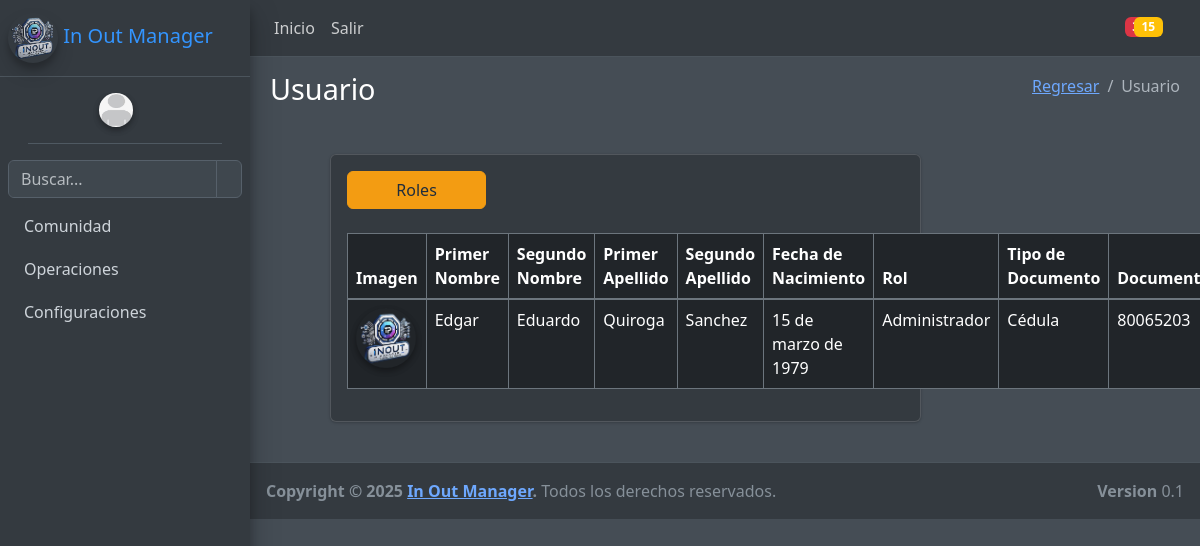
The app's page /comunidad/usuarios/, older data.
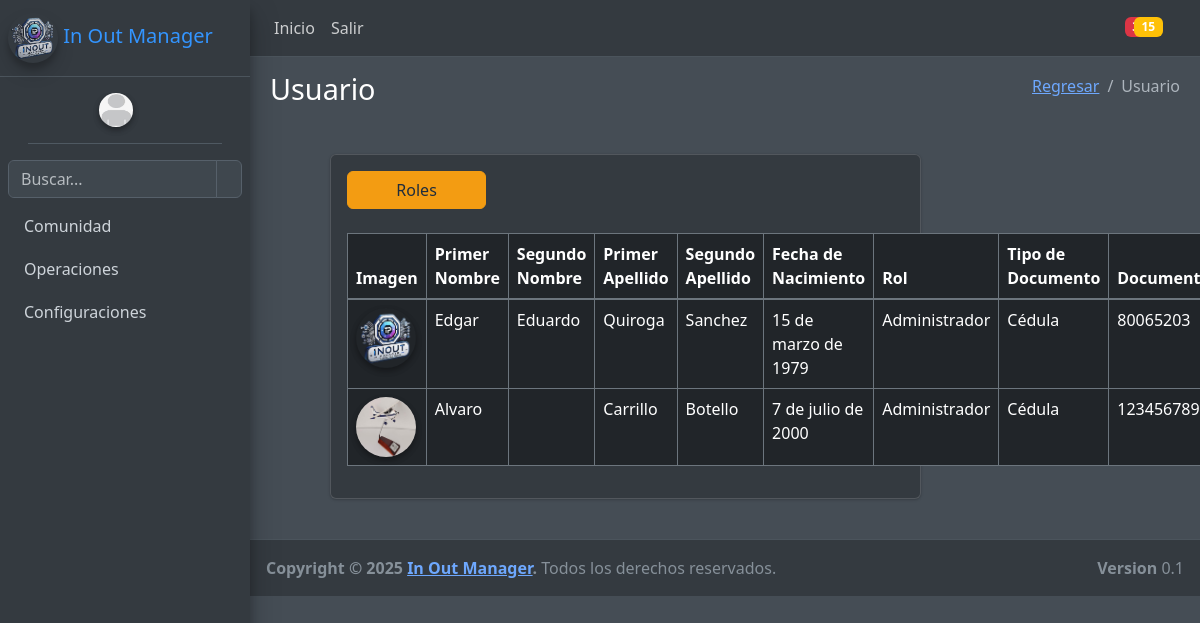
The same page, newer data.
### comunidad/models.py (models this page shows, shortened)
class Usuario(models.Model):
    primer_nombre = models.CharField(max_length=45, verbose_name="Primer Nombre")
    segundo_nombre = models.CharField(max_length=45, verbose_name="Segundo Nombre", blank=True, null=True)
    primer_apellido = models.CharField(max_length=45, verbose_name="Primer Apellido")
    segundo_apellido = models.CharField(max_length=45, verbose_name="Segundo Apellido")
    fecha_nacimiento = models.DateField(verbose_name="Fecha de Nacimiento")
    imagen = models.ImageField(upload_to=get_image_filename, blank=True, null=True, default="comunidad/default-user.jpeg")
    correo = models.EmailField(max_length=50, verbose_name="Correo")
    class TipoDocumento(models.TextChoices):
        CEDULA = 'CC', _("Cédula")
        CEDULA_EXTRANJERIA = 'CE', _("Cédula de Extrangería")
    tipo_documento = models.CharField(max_length=2, choices=TipoDocumento.choices, verbose_name="Tipo de Documento")
    documento = models.PositiveIntegerField(verbose_name="Documento", unique=True)
    user = models.ForeignKey(User, on_delete=models.CASCADE)
    estado = models.BooleanField(default=True)
    departamento = models.CharField(max_length=50, verbose_name="Departamento", blank=True, null=True)
    telefono = models.CharField(max_length=15, verbose_name="Teléfono", blank=True, null=True)
    cargo = models.CharField(max_length=50, verbose_name="Cargo", blank=True, null=True)
    class Meta:
        verbose_name_plural = "Usuarios"

### comunidad/views.py (the view)
# urls.py: path("usuarios/", usuario_crear, name='usuarios'),
def usuario_crear(request):
    titulo="Usuario"
    accion="Agregar"
    usuarios= Usuario.objects.all()
    if request.method=="POST":
        form= UsuarioForm(request.POST,request.FILES)
        if form.is_valid():
            if not User.objects.filter(username=request.POST['documento']):
                user = User.objects.create_user('nombre','email@email','pass')
                user.username= request.POST['documento']
                user.first_name= request.POST['primer_nombre']
                user.last_name= request.POST['primer_apellido']
                user.email= request.POST['correo']
                user.password=make_password("@" + request.POST['primer_nombre'][0] + request.POST['primer_apellido'][0] + request.POST['documento'][-4:])
                user.save()
            else:
                user=User.objects.get(username=request.POST['documento'])
            rol_id = request.POST.get('rol')  # Obtén el ID del grupo seleccionado en el formulario
            if rol_id:
                rol = Group.objects.get(id=rol_id)
                user.groups.add(rol)  # Asocia el usuario al grupo
            usuario = Usuario.objects.create(
                primer_nombre=request.POST['primer_nombre'],
                segundo_nombre=request.POST['segundo_nombre'],
                primer_apellido=request.POST['primer_apellido'],
                segundo_apellido=request.POST['segundo_apellido'],
                fecha_nacimiento=request.POST['fecha_nacimiento'],
                imagen=request.FILES.get('imagen'),  # Asume que tu formulario maneja archivos
                correo=request.POST['correo'],
                tipo_documento=request.POST['tipo_documento'],
                documento=request.POST['documento'],
                user=user,
            )
            messages.success(request, f'¡El Usuario se agregó de forma exitosa!')
            if usuario.imagen:
                 img = Image.open(usuario.imagen.path)
                 img= img.resize((500,500))
                 img.save(usuario.imagen.path)
            usuario.save()
            return redirect('usuarios')
        else:
            messages.success(request, f'¡Error al agregar al Usuario!')
            form = UsuarioForm(request.POST,request.FILES)
    else:
        form=UsuarioForm()
    context={
        "titulo":titulo,
        "usuarios":usuarios,
        "form":form,
        "accion":accion
    }
    return render(request,"comunidad/usuarios/usuarios.html", context)

### comunidad/forms.py
class UsuarioForm(ModelForm):
    rol= ModelChoiceField(
        queryset=Group.objects.all(),
        label="Rol",
    )
    class Meta:
        model= Usuario
        fields= "__all__"
        exclude=["estado","user"]
        widgets={
            'fecha_nacimiento':widgets.DateInput(attrs={'type':'date'},format='%Y-%m-%d')
        }

### base/context_processors.py (called while the page is built)
def sesion(request):
    usuario_actual= request.user
    image_user= r"/media/comunidad/default-user.jpeg"
    if request.user.is_authenticated:
        if Usuario.objects.filter(user_id=usuario_actual.id):
            image_user=Usuario.objects.get(user_id=usuario_actual.id).imagen.url
    context={
        'usuario_actual':usuario_actual,
        'image_user': image_user
    }
    return context

### base/templates/comunidad/usuarios/usuarios.html (shortened to what this page needs)
{% extends 'partials/admin/body.html' %}
{% load crispy_forms_tags %}
{% load bootstrap_icons %}
{% load static %}
{% block contenido %}
  <div class="container-fluid m-4 row">
    <div class="rounded card p-3  mb-3 mx-4 col-md-8">
      <a href="{% url 'group_create' %}" class="btn btn-warning w-25 mb-4">Roles</a>
      <table class="table table-bordered w-100 display nowrap" id="tabla-usuarios">
        <thead>
          <tr>
            <th>Imagen</th>
            <th>Primer Nombre</th>
            <th>Segundo Nombre</th>
            <th>Primer Apellido</th>
            <th>Segundo Apellido</th>
            <th>Fecha de Nacimiento</th>
            <th>Rol</th>
            <th>Tipo de Documento</th>
            <th>Documento</th>
          </tr>
        </thead>
        <tbody>
          {% for usuario in usuarios %}
            {% if usuario.estado %}
              <tr>
                <td>
                  <img src="{{ usuario.imagen.url }}" class="img-circle elevation-2" alt="User Image" width="60" />
                </td>
                <td>{{ usuario.primer_nombre }}</td>
                <td>{{ usuario.segundo_nombre }}</td>
                <td>{{ usuario.primer_apellido }}</td>
                <td>{{ usuario.segundo_apellido }}</td>
                <td>{{ usuario.fecha_nacimiento }}</td>
                <td>{{ usuario.user.groups.first }}</td>
                <td>{{ usuario.get_tipo_documento_display }}</td>
                <td>{{ usuario.documento }}</td>
              </tr>
            {% endif %}
          {% endfor %}
        </tbody>
      </table>
  </div>
</div>
{% endblock %}

### base/templates/partials/admin/body.html (shortened to what this page needs)
{% load django_bootstrap5 %}
{% load static %}
<!DOCTYPE html>
<html lang="es" data-bs-theme="dark">
<head>
    <link href="{% static 'css/style.css' %}" rel="stylesheet">
    <link rel="stylesheet" href="{% static 'css/adminlte.min.css' %}">
    <link href="{% static 'DataTables/datatables.min.css' %}" rel="stylesheet">
    <link rel="stylesheet" href="{% static 'css/adminlte.min.css' %}">
        <link href="{% static 'Toastr/css/toastr.min.css' %}" rel="stylesheet">
    {% bootstrap_css %}
    {% load bootstrap_icons %}
</head>
<body class="hold-transition dark-mode sidebar-mini layout-fixed
layout-navbar-fixed layout-footer-fixed">
{% include 'partials/admin/header.html' %}
{% include 'partials/admin/sidebar.html' %}
     <div class="content-wrapper">
        <div class="content-header">
            <div class="container-fluid">
                <div class="row mb-2">
                    <div class="col-sm-6">
                        <h1 class="m-0">{{titulo}} </h1>
                    </div>
                    <div class="col-sm-6">
                        <ol class="breadcrumb float-sm-right">
                            <li class="breadcrumb-item"><a href="{% url 'index-admin' %}">Regresar</a></li>
                            <li class="breadcrumb-item active">{{titulo}}
                            </li>
                        </ol>
                    </div>
                </div>
            </div>
        </div>
        <section class="content">
            <div class="container-fluid">
                {% block contenido %}
                {% endblock contenido %}
            </div>
        </section>
    </div>
    {% include 'partials/admin/footer.html' %}
    {% include 'partials/admin/scripts.html' %}
</body>
</html>

### base/templates/partials/admin/header.html (shortened to what this page needs)
{% load static %}
{% load bootstrap_icons %}
<nav class="main-header navbar navbar-expand navbar-dark">
    <ul class="navbar-nav">
      <li class="nav-item">
        <a class="nav-link" data-widget="pushmenu" href="#" role="button"></a>
      </li>
      <li class="nav-item d-none d-sm-inline-block">
        <a href="{% url 'index-admin' %}" class="nav-link">Inicio</a>
      </li>
      <li class="nav-item d-none d-sm-inline-block">
        <a href="{% url 'logout' %}" class="nav-link">Salir</a>
      </li>
    </ul>
    <ul class="navbar-nav ml-auto">
      <li class="nav-item">
        <a class="nav-link" data-widget="navbar-search" href="#" role="button">
        </a>
      </li>
      <li class="nav-item dropdown">
        <a class="nav-link" data-toggle="dropdown" href="#">
          <span class="badge badge-danger navbar-badge">3</span>
        </a>
      </li>
      <li class="nav-item dropdown">
        <a class="nav-link" data-toggle="dropdown" href="#">
          <span class="badge badge-warning navbar-badge">15</span>
        </a>
      </li>
      <li class="nav-item">
        <a class="nav-link" data-widget="fullscreen" href="#" role="button">
        </a>
      </li>
      <li class="nav-item">
        <a class="nav-link" data-widget="control-sidebar" data-slide="true" href="#" role="button">
        </a>
      </li>
    </ul>
  </nav>

### base/templates/partials/admin/sidebar.html (shortened to what this page needs)
{% load static %}
{% load bootstrap_icons %}
<aside class="main-sidebar sidebar-dark-primary elevation-4">
    <a href="{% url 'index' %}" class="brand-link decoration-none ">
        <img src="{% static 'images/logoiom.png' %}" alt="IOM Logo" class="img-circle elevation-3" width="50" style="opacity: .8">
        <span class="brand-text font-weight-light">In Out Manager</span>
    </a>
    <div class="sidebar">
        <div class="user-panel mt-3 pb-3 mb-3 d-flex align-items-center">
    <div class="image">
        <img src="{{ MEDIA_URL }}{{ image_user }}" class="img-circle elevation-2" alt="User  Image">
    </div>
    <div class="info ml-3">
    </div>
</div>
        <div class="form-inline">
            <div class="input-group" data-widget="sidebar-search">
                <input class="form-control form-control-sidebar" type="search" placeholder="Buscar..." aria-label="Buscar">
                <div class="input-group-append">
                    <button class="btn btn-sidebar">
                    </button>
                </div>
            </div>
        </div>
        <nav class="mt-2">
            <ul class="nav nav-pills nav-sidebar flex-column" data-widget="treeview" role="menu" data-accordion="false">
                <li class="nav-item menu-close">
                    <a href="#" class="nav-link ">
                        <p>Comunidad</p>
                    </a>
                </li>
                <li class="nav-item menu-close">
                    <a href=" {% url 'anuncio_crear' %} " class="nav-link ">
                        <p>Operaciones</p>
                    </a>
                </li>
        <li class="nav-item menu-close">
          <a href="#" class="nav-link ">
            <p>
              Configuraciones
            </p>
          </a>
        </li>
      </ul>
      </nav>
    </div>
  </aside>

### base/templates/partials/admin/footer.html
<footer class="main-footer">
  <div class="float-right d-none d-sm-block">
    <b>Version</b> 0.1
  </div>
  <strong>Copyright &copy; 2025 <a href="#">In Out Manager</a>.</strong> Todos los derechos reservados.
</footer>

### base/templates/partials/admin/scripts.html (shortened to what this page needs)
{% load static %}
<link rel="stylesheet" href="{% static 'Toastr/css/toastr.min.css' %}">

### static/css/style.css (style rules this page uses)
.d-flex { display: flex; justify-content: center; align-items: center; margin: 20px; }

Row changes from the older to the newer data that the page shows:
added Usuario: imagen (picture), primer_nombre "Alvaro", primer_apellido "Carrillo", segundo_apellido "Botello", fecha_nacimiento "7 de julio de 2000", user.groups.first "Administrador", tipo_documento "Cédula", documento "123456789"
